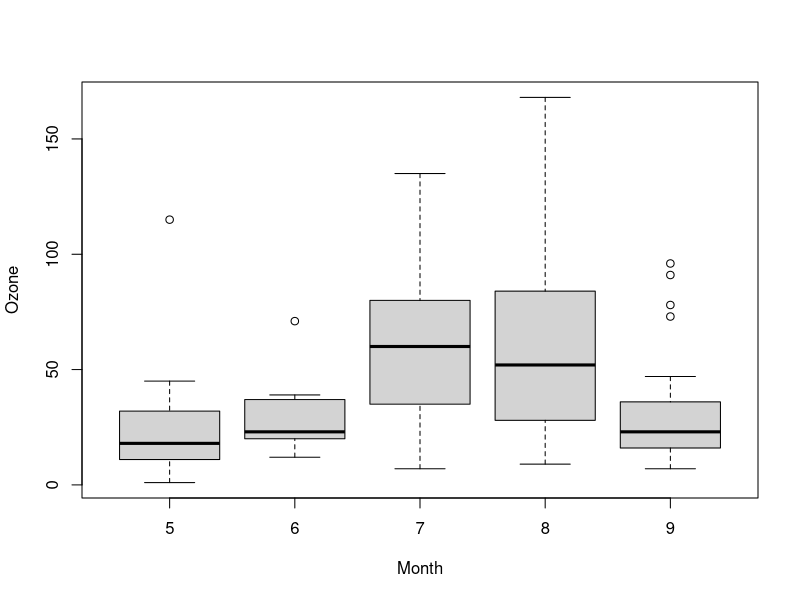
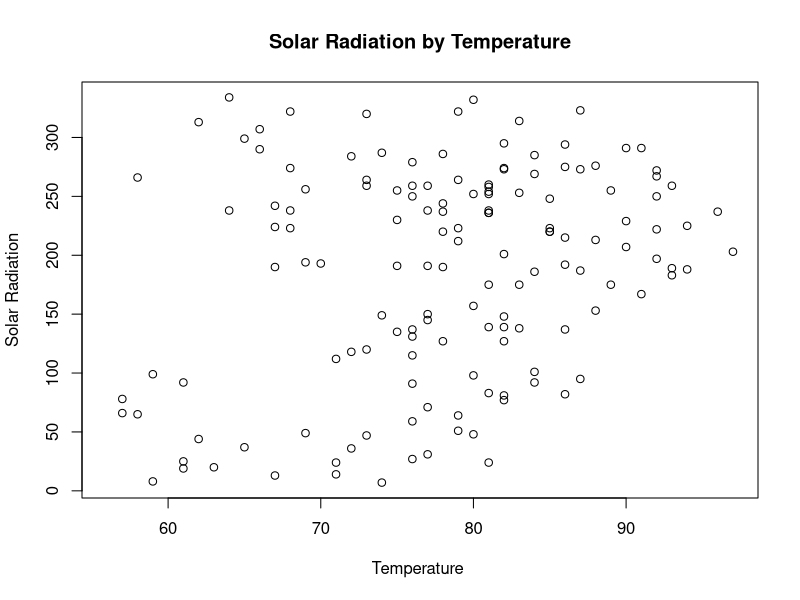
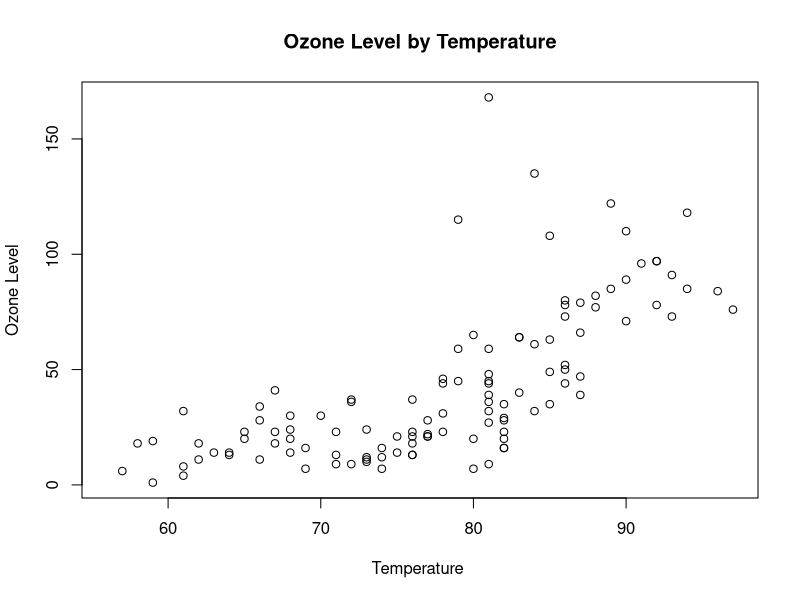

Write the R code that produced these figures, in order.
# setwd("Homeworks/Week1")
# cleanup
rm(list = ls())

attach(airquality)

# A) Using boxplot(), show how the values for each of these quantities
# depend on the month.
boxplot(Ozone ~ Month, na.rm = TRUE)
#Looks like ozone has a more variable value during month of July and August.

# B) With the aid of scatter plots, assess whether temperature does a good
# job of predicting solar radiation or ozone level.

plot(Temp, Solar.R, main = "Solar Radiation by Temperature",
     xlab = "Temperature ", ylab = "Solar Radiation")
# based on the scatter plot, Temperature and Solar Radiation are independent (which is unexpected
# because I intuitively thought the sunnier it is the hotter it is? But then there are some days when I go outside and
# it's hella sunny but like -1 Celcius)

plot(Temp, Ozone, main = "Ozone Level by Temperature",
     xlab = "Temperature ", ylab = "Ozone Level")
# Since a line model can be predicted, it seems like temperature can be a good predictor for Ozone Level

# C) Define logical vectors smoggy, windy, sunny, and hot, each of which
# is TRUE on days when the relevant quantity is higher than average.
# Find the dates on which all four are TRUE
averageOzone <- mean(Ozone, na.rm = TRUE); averageOzone #42.12931
averageSolar <- mean(Solar.R, na.rm = TRUE); averageSolar #185.9315
averageWind <- mean(Wind, na.rm = TRUE); averageWind #9.957516
averageTemp <- mean(Temp, na.rm = TRUE); averageTemp #77.88235

smoggy <- Ozone > averageOzone
windy <- Wind > averageWind
sunny <- Solar.R > averageSolar
hot <- Temp > averageTemp

allTrue <- smoggy & windy & sunny & hot;
answerC <- subset(airquality, allTrue, select = c("Month", "Day")); answerC
#     Month Day
# 29      5  29
# 40      6   9
# 81      7  20
# 100     8   8
# 104     8  12
# 112     8  20
# 134     9  11

# D) With the aid of the built-in chi-square test, find a pair of quantities
# that appears to be independent and one that does not.

# Test the hypothesis whether the Temperature is independent of Wind with .05 significance level.
# reference: http://www.r-tutor.com/elementary-statistics/goodness-fit/chi-squared-test-independence
chisq.test(Wind, Temp)
# 	Pearson's Chi-squared test
#
# data:  Wind and Temp
# X-squared = 1237.7, df = 1170, p-value = 0.0826
#
# Using 0.05 significance level, Since p-value = 0.0826 is greater than 0.05 significance level, we do not reject the
# null hypothesis that Temperature is independent of Wind
#
# This means Wind and Temperature may/may not have a correlation.

# Test the hypothesis whether the Temperature is independent of Ozone .05 significance level.
chisq.test(Temp, Ozone)
# 	Pearson's Chi-squared test
#
# data:  Temp and Ozone
# X-squared = 2699.6, df = 2508, p-value = 0.004036
#
# Using 0.05 significance level, Since p-value = 0.004036 is less than 0.05 significance level, we reject the
# null hypothesis that Temperature is independent of Ozone Level.
#
# This means Temperature and Ozone level has a correlation.

detach(airquality)
